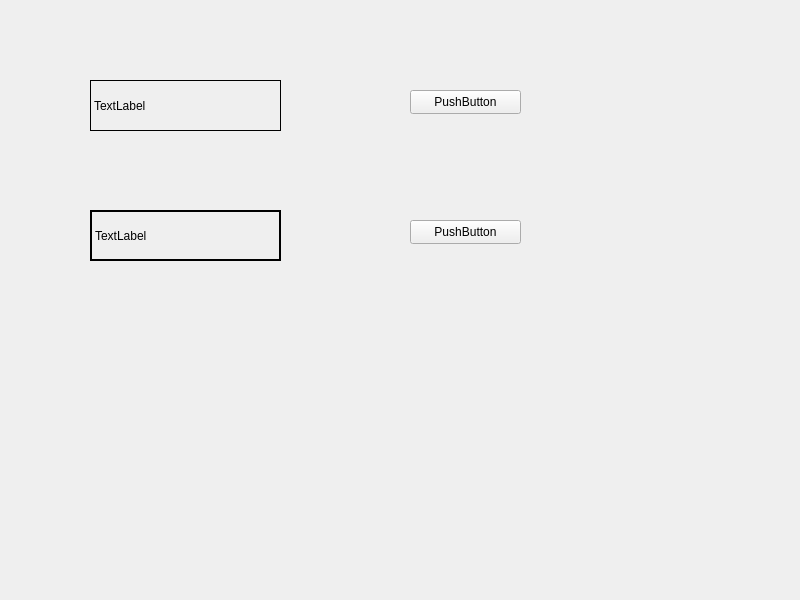
<?xml version="1.0" encoding="UTF-8"?>
<ui version="4.0">
 <class>MyWidget</class>
 <widget class="QWidget" name="MyWidget">
  <property name="geometry">
   <rect>
    <x>0</x>
    <y>0</y>
    <width>800</width>
    <height>600</height>
   </rect>
  </property>
  <property name="windowTitle">
   <string>MyWidget</string>
  </property>
  <widget class="QLabel" name="label">
   <property name="geometry">
    <rect>
     <x>90</x>
     <y>80</y>
     <width>191</width>
     <height>51</height>
    </rect>
   </property>
   <property name="frameShape">
    <enum>QFrame::Box</enum>
   </property>
   <property name="text">
    <string>TextLabel</string>
   </property>
  </widget>
  <widget class="QLabel" name="label_2">
   <property name="geometry">
    <rect>
     <x>90</x>
     <y>210</y>
     <width>191</width>
     <height>51</height>
    </rect>
   </property>
   <property name="frameShape">
    <enum>QFrame::WinPanel</enum>
   </property>
   <property name="text">
    <string>TextLabel</string>
   </property>
  </widget>
  <widget class="QPushButton" name="pushButton">
   <property name="geometry">
    <rect>
     <x>410</x>
     <y>90</y>
     <width>111</width>
     <height>24</height>
    </rect>
   </property>
   <property name="text">
    <string>PushButton</string>
   </property>
  </widget>
  <widget class="QPushButton" name="pushButton_2">
   <property name="geometry">
    <rect>
     <x>410</x>
     <y>220</y>
     <width>111</width>
     <height>24</height>
    </rect>
   </property>
   <property name="text">
    <string>PushButton</string>
   </property>
  </widget>
 </widget>
 <resources/>
 <connections/>
</ui>
